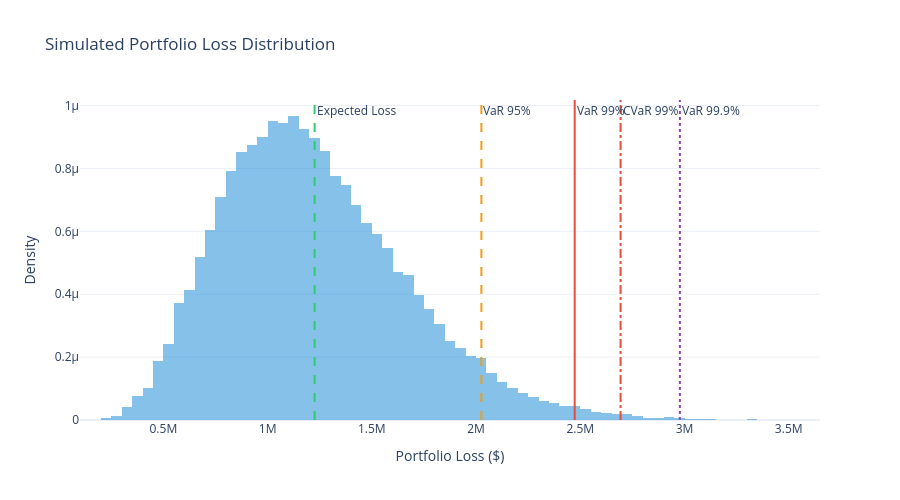

The code cell stored with this chart in its notebook:
### Code cell
var_95 = np.percentile(losses, 95)
var_99 = np.percentile(losses, 99)
var_999 = np.percentile(losses, 99.9)
cvar_99 = losses[losses >= var_99].mean()
el = losses.mean()

print("Portfolio Risk Measures")
print(f"  Expected Loss (EL):    ${el:>12,.0f}")
print(f"  VaR 95%:               ${var_95:>12,.0f}")
print(f"  VaR 99%:               ${var_99:>12,.0f}")
print(f"  VaR 99.9%:             ${var_999:>12,.0f}")
print(f"  CVaR/ES 99%:           ${cvar_99:>12,.0f}")
print(f"  Economic Capital:      ${var_99 - el:>12,.0f}  (VaR99 − EL)")

fig = go.Figure()

fig.add_trace(go.Histogram(
    x=losses, nbinsx=150, name='Loss Distribution',
    marker_color='rgba(52, 152, 219, 0.6)',
    histnorm='probability density'
))

for val, name, color, dash in [
    (el,      'Expected Loss',  '#2ecc71', 'dash'),
    (var_95,  'VaR 95%',        '#f39c12', 'dash'),
    (var_99,  'VaR 99%',        '#e74c3c', 'solid'),
    (var_999, 'VaR 99.9%',      '#8e44ad', 'dot'),
    (cvar_99, 'CVaR 99%',       '#e74c3c', 'dashdot'),
]:
    fig.add_vline(x=val, line_dash=dash, line_color=color,
                  annotation_text=name, annotation_position="top right")

fig.update_layout(
    title="Simulated Portfolio Loss Distribution",
    xaxis_title="Portfolio Loss ($)",
    yaxis_title="Density",
    template="plotly_white", height=500,
    showlegend=False
)
fig.show()

### Figure 1 — Plotly figure (JSON) as saved in the notebook; plotly's stock layout.template omitted (floating-point values rounded to 4 significant figures; data arrays with more than 128 entries replaced by an {"elided": "..."} marker saying what was removed)
{"data": [{"histnorm": "probability density", "marker": {"color": "rgba(52, 152, 219, 0.6)"}, "name": "Loss Distribution", "nbinsx": 150, "type": "histogram", "x": {"elided": "50000 float values"}}], "layout": {"annotations": [{"showarrow": false, "text": "Expected Loss", "x": 1225000.0, "xanchor": "left", "xref": "x", "y": 1, "yanchor": "top", "yref": "y domain"}, {"showarrow": false, "text": "VaR 95%", "x": 2026000.0, "xanchor": "left", "xref": "x", "y": 1, "yanchor": "top", "yref": "y domain"}, {"showarrow": false, "text": "VaR 99%", "x": 2473000.0, "xanchor": "left", "xref": "x", "y": 1, "yanchor": "top", "yref": "y domain"}, {"showarrow": false, "text": "VaR 99.9%", "x": 2978000.0, "xanchor": "left", "xref": "x", "y": 1, "yanchor": "top", "yref": "y domain"}, {"showarrow": false, "text": "CVaR 99%", "x": 2693000.0, "xanchor": "left", "xref": "x", "y": 1, "yanchor": "top", "yref": "y domain"}], "height": 500, "shapes": [{"line": {"color": "#2ecc71", "dash": "dash"}, "type": "line", "x0": 1225000.0, "x1": 1225000.0, "xref": "x", "y0": 0, "y1": 1, "yref": "y domain"}, {"line": {"color": "#f39c12", "dash": "dash"}, "type": "line", "x0": 2026000.0, "x1": 2026000.0, "xref": "x", "y0": 0, "y1": 1, "yref": "y domain"}, {"line": {"color": "#e74c3c", "dash": "solid"}, "type": "line", "x0": 2473000.0, "x1": 2473000.0, "xref": "x", "y0": 0, "y1": 1, "yref": "y domain"}, {"line": {"color": "#8e44ad", "dash": "dot"}, "type": "line", "x0": 2978000.0, "x1": 2978000.0, "xref": "x", "y0": 0, "y1": 1, "yref": "y domain"}, {"line": {"color": "#e74c3c", "dash": "dashdot"}, "type": "line", "x0": 2693000.0, "x1": 2693000.0, "xref": "x", "y0": 0, "y1": 1, "yref": "y domain"}], "showlegend": false, "title": {"text": "Simulated Portfolio Loss Distribution"}, "xaxis": {"title": {"text": "Portfolio Loss ($)"}}, "yaxis": {"title": {"text": "Density"}}}}
